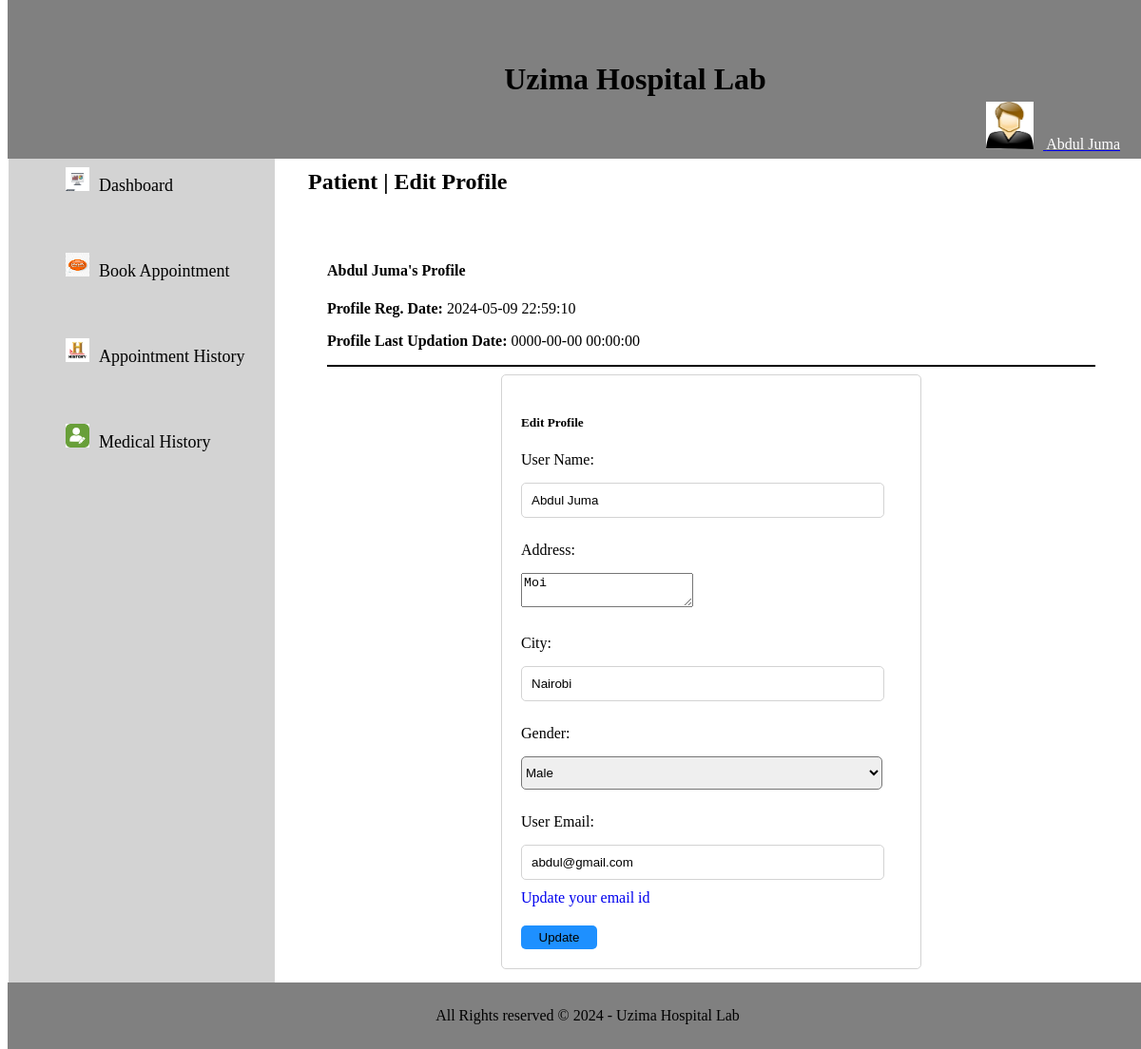
The page /patient/edit-profile.php (signed in) on the database its author committed.
### tables this page shows
CREATE TABLE `users` (
  `id` int(11) NOT NULL,
  `fullName` varchar(255) DEFAULT NULL,
  `address` longtext DEFAULT NULL,
  `city` varchar(255) DEFAULT NULL,
  `gender` varchar(255) DEFAULT NULL,
  `email` varchar(255) DEFAULT NULL,
  `password` varchar(255) DEFAULT NULL,
  `regDate` timestamp NULL DEFAULT current_timestamp(),
  `updationDate` timestamp NULL DEFAULT NULL ON UPDATE current_timestamp()
);

### patient/edit-profile.php (the view, shortened to what this page needs)
<?php
include('db_connect.php');
?>
<!DOCTYPE html>
<html lang="en">
<head>
    <link rel="stylesheet" href="styles.css">
</head>
<body>
<div id="app">
    <?php
    if(isset($_SESSION['id'])) {
        $query = mysqli_query($conn, "SELECT fullName FROM users WHERE id='" . $_SESSION['id'] . "'");
        while ($row = mysqli_fetch_array($query)) {
            $fullName = $row['fullName'];
        }
    } else {
        $fullName = "Guest";
    }
    ?>
    <header>
        <h1 style="text-align: center; color: black; margin: 5px;">Uzima Hospital Lab</h1>
        <div class="dropdown_1" style="text-align: center;">
            <a href="#" class="dropdown-toggle" data-toggle="dropdown">
                <img src="img/images.jpg" style="margin-right: 10px; width: 50px; height: 50px;">
                <span class="username" style="color: white; text-decoration: none; margin-bottom: 30px;">
                    <?php echo $fullName; ?>
                </span>
            </a>
        </div>
    </header>
    <aside>
        <ul>
            <li><a href="dashboard.php"><img src="img/dashboard.png">Dashboard</a></li>
            <li><a href="book-appointment.php"><img src="img/book_appointment.png">Book Appointment</a></li>
            <li><a href="appointment-history.php"><img src="img/history.png">Appointment History</a></li>
            <li><a href="manage-medhistory.php"><img src="img/edit-profile.jpg">Medical History</a></li>
        </ul>
    </aside>
    <div class="app-content">
        <div class="main-content">
            <div class="wrap-content container" id="container">
                <section id="page-title">
                    <div class="row">
                        <div class="col-sm-8"><br>
                            <h1 class="mainTitle" style="margin-top: 50px;">Patient | Edit Profile</h1>
                        </div>
                    </div>
                </section>
                <div class="container-fluid container-fullw bg-white">
                    <div class="row">
                        <div class="col-md-12">
                            <div class="row margin-top-30">
                                <div class="col-lg-8 col-md-12">
                                    <div class="panel panel-white">
                                        <div class="panel-body">
                                            <?php
                                            if(isset($_SESSION['id'])) {
                                                $sql = mysqli_query($conn, "SELECT * FROM users WHERE id='".$_SESSION['id']."'");
                                                while($data = mysqli_fetch_array($sql)) {
                                            ?>
                                                    <h4><?php echo htmlentities($data['fullName']);?>'s Profile</h4>
                                                    <p><b>Profile Reg. Date: </b><?php echo htmlentities($data['regDate']);?></p>
                                                    <?php if($data['updationDate']){?>
                                                        <p><b>Profile Last Updation Date: </b><?php echo htmlentities($data['updationDate']);?></p>
                                                    <?php } ?>
                                                    <hr style="border: 1px solid black;"/>
                                                    <form role="form" name="edit" method="post">
                                                        <div class="panel-heading">
                                                            <h5 class="panel-title">Edit Profile</h5>
                                                        </div>
                                                        <div class="form-group" style="margin-top: 20px; margin-bottom: 20px;">
                                                            <label for="fname">User Name:</label>
                                                            <input type="text" name="fname" class="form-control" value="<?php echo htmlentities($data['fullName']);?>" style="margin-top: 5px; margin-bottom: 5px;">
                                                        </div>
                                                        <div class="form-group" style="margin-top: 20px; margin-bottom: 20px;">
                                                            <label for="address">Address:</label>
                                                            <textarea name="address" class="form-control" style="margin-top: 5px; margin-bottom: 5px;"><?php echo htmlentities($data['address']);?></textarea>
                                                        </div>
                                                        <div class="form-group" style="margin-top: 20px; margin-bottom: 20px;">
                                                            <label for="city">City:</label>
                                                            <input type="text" name="city" class="form-control" required="required"  value="<?php echo htmlentities($data['city']);?>" style="margin-top: 5px; margin-bottom: 5px;">
                                                        </div>
                                                        <div class="form-group" style="margin-top: 20px; margin-bottom: 20px;">
                                                            <label for="gender">Gender:</label>
                                                            <select name="gender" class="form-control" required="required" style="margin-top: 5px; margin-bottom: 5px; width: 380px; height: 35px; border-radius: 5px;">
                                                                <option value="<?php echo htmlentities($data['gender']);?>"><?php echo htmlentities($data['gender']);?></option>
                                                            </select>
                                                        </div>
                                                        <div class="form-group" style="margin-top: 20px; margin-bottom: 20px;">
                                                            <label for="fess">User Email:</label>
                                                            <input type="email" name="uemail" class="form-control" readonly="readonly"  value="<?php echo htmlentities($data['email']);?>" style="margin-top: 5px; margin-bottom: 5px;">
                                                            <a href="change-emaild.php" style="margin-top: 5px; display: block; text-decoration: none;">Update your email id</a>
                                                        </div>
                                                        <button type="submit" name="submit" class="btn btn-o btn-primary" style="background-color: dodgerblue; border-radius: 5px; padding: 5px; width: 80px; border: none; cursor: pointer;">Update</button>
                                                    </form>
                                                    <br><br>
                                            <?php } } ?>
                                        </div>
                                    </div>
                                </div>
                            </div>
                        </div>
                    </div>
                </div>
            </div>
        </div>
    <footer>
        <div class="footer">
            <p>All Rights reserved &copy; 2024 - Uzima Hospital Lab</p>
        </div>
    </footer>
</div>
</body>
</html>

### patient/styles.css (style rules this page uses)
form { width: 400px; margin: 0 auto; padding: 20px; border: 1px solid lightgrey; border-radius: 5px; }
form label { display: block; margin-bottom: 10px; }
form input[type="text"], form input[type="email"], form input[type="password"] { width: 90%; padding: 10px; margin-bottom: 10px; border: 1px solid lightgrey; border-radius: 5px; }

### patient/edit-profile.php (style rules this page uses)
header { position: fixed; top: 0; width: 100%; background-color: gray; padding: 60px; z-index: 1000; }
.dropdown_1 { position: absolute; right: 150px; }
aside { width: 20%; background-color: LightGray; padding: 20px; position: fixed; left: 0; top: 90px; bottom: 0; overflow-y: auto; margin-left: 9px; }
aside ul { list-style: none; align-items: center; }
aside ul li { margin-bottom: 10px; display: flex; align-items: center; }
aside ul li a { color: black; text-decoration: none; font-size: 18px; display: inline-block; margin-top: 50px; position: relative; }
aside ul li img { width: 25px; height: 25px; margin-right: 10px; }
.main-content { padding: 20px; margin-left: 25%; margin-top: 90px; overflow-y: auto; }
.panel-body { padding: 20px; }
footer { position: fixed; bottom: 0; width: 100%; background-color: gray; padding: 10px; text-align: center; color: black; }

### rows shown on the page
users: fullName "Abdul Juma", regDate "2024-05-09 22:59:10", updationDate "0000-00-00 00:00:00", fname "Abdul Juma", address "Moi", city "Nairobi", gender "Male", uemail "abdul@gmail.com"
